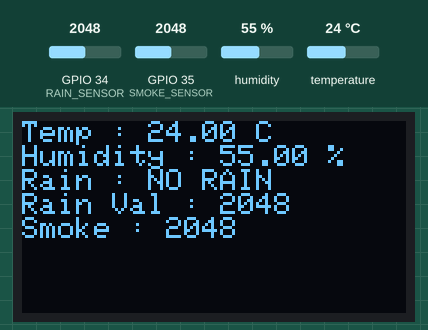
Recording of a sketch running on a simulated ESP32. Parts: 128×64 one-colour display. The test bench sets the inputs (shaded band); at power-on: GPIO 34 (RAIN_SENSOR) = 2048, GPIO 35 (SMOKE_SENSOR) = 2048, humidity 55 %, temperature 24 °C. WiFi joins after 1.5 s; servers stay silent unless stated; web services answer with replies made up by the test bench; what the sketch prints to the serial monitor is not drawn.

Above: at 1.7 s.

The sketch:

weather_monitoring_with_oled_and_thingspeak.ino
```cpp
#include <WiFi.h>
#include <HTTPClient.h>
#include <Wire.h>
#include <DHT.h>
#include <Adafruit_GFX.h>
#include <Adafruit_SH110X.h>
//#include <Adafruit_SSD1306.h>

// ------------ OLED ------------
#define SCREEN_WIDTH 128
#define SCREEN_HEIGHT 64
//Adafruit_SSD1306 display(SCREEN_WIDTH, SCREEN_HEIGHT, &Wire, -1);
Adafruit_SH1106G display(SCREEN_WIDTH, SCREEN_HEIGHT, &Wire, -1);

// ------------ WiFi ------------
const char* ssid = "XXXXX";
const char* password = "xxxxx";

// ------------ ThingSpeak ------------
String apiKey = "YOUR_WRITE_API_KEY";
const char* server = "http://api.thingspeak.com/update";

// ------------ DHT11 ------------
#define DHTPIN 4
#define DHTTYPE DHT11
DHT dht(DHTPIN, DHTTYPE);

// ------------ Sensors ------------
#define RAIN_SENSOR 34
#define SMOKE_SENSOR 35

void setup()
{
  Serial.begin(115200);

  dht.begin();

  Wire.begin(22,21);

  if(!display.begin(0x3C, true))
  {
    Serial.println("SH1106 OLED Not Found");
    while(1);
  }

  display.clearDisplay();
  display.display();

  WiFi.begin(ssid, password);

  Serial.print("Connecting");

  while(WiFi.status()!=WL_CONNECTED)
  {
    delay(500);
    Serial.print(".");
  }

  Serial.println();
  Serial.println("WiFi Connected");
}

void loop()
{
  float temp = dht.readTemperature();
  float hum = dht.readHumidity();

  int rain = analogRead(RAIN_SENSOR);
  int smoke = analogRead(SMOKE_SENSOR);

  String rainStatus;

  if(rain < 2000)
    rainStatus = "RAIN";
  else
    rainStatus = "NO RAIN";

  // OLED Display
  display.clearDisplay();

  display.setTextSize(1);
  display.setTextColor(SH110X_WHITE);
//display.setTextColor(SSD1306_WHITE);

  display.setCursor(0,0);
  display.print("Temp : ");
  display.print(temp);
  display.println(" C");

  display.print("Humidity : ");
  display.print(hum);
  display.println(" %");

  display.print("Rain : ");
  display.println(rainStatus);

  display.print("Rain Val : ");
  display.println(rain);

  display.print("Smoke : ");
  display.println(smoke);

  display.display();

  // Serial Monitor
  Serial.println("----------------------");
  Serial.print("Temperature : ");
  Serial.println(temp);

  Serial.print("Humidity : ");
  Serial.println(hum);

  Serial.print("Rain : ");
  Serial.println(rain);

  Serial.print("Smoke : ");
  Serial.println(smoke);

  // ThingSpeak
  if(WiFi.status()==WL_CONNECTED)
  {
    HTTPClient http;

    String url = String(server);
    url += "?api_key=" + apiKey;
    url += "&field1=" + String(temp);
    url += "&field2=" + String(hum);
    url += "&field3=" + String(rain);
    url += "&field4=" + String(smoke);

    http.begin(url);

    int httpCode = http.GET();

    Serial.print("ThingSpeak Response : ");
    Serial.println(httpCode);

    http.end();
  }

  delay(20000);
}
```
